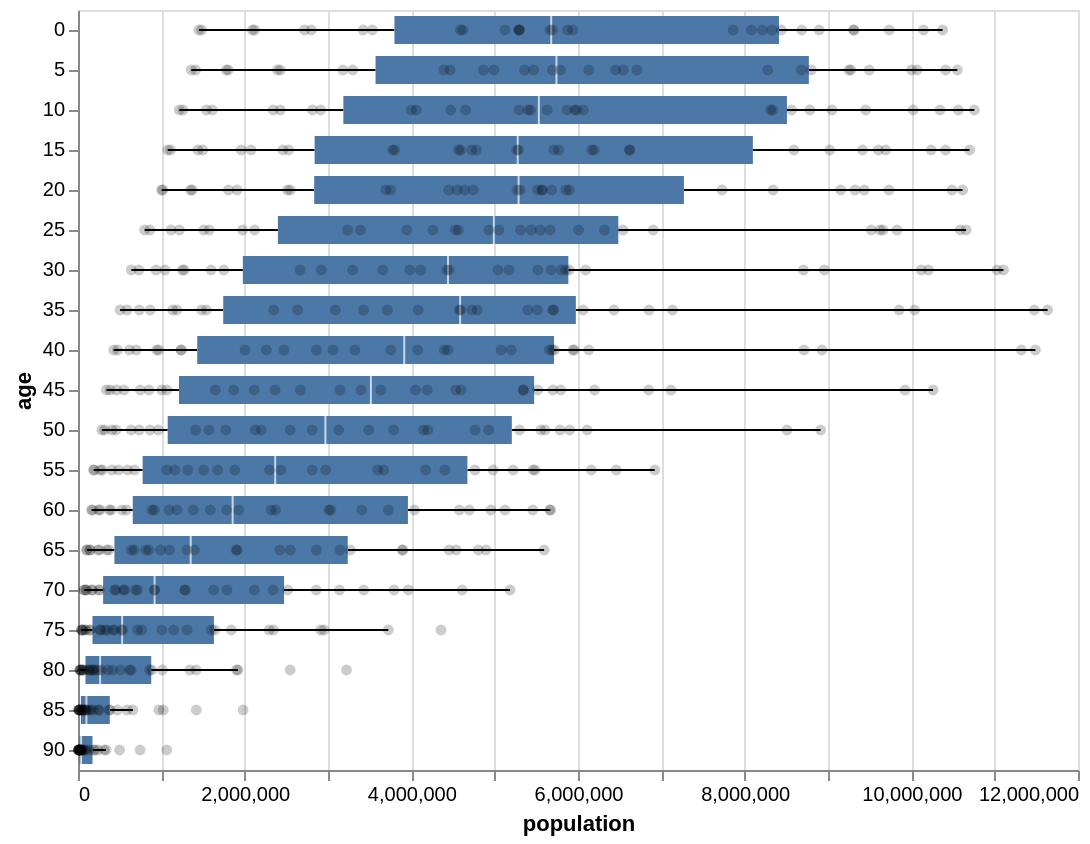

Vega-Lite specification stored for this chart:
### Vega-Lite specification from a JSON file in a GitHub repository (floating-point values rounded to 4 significant figures; data arrays with more than 128 entries replaced by an {"elided": "..."} marker saying what was removed)
{"$schema": "https://vega.github.io/schema/vega-lite/v4.json", "width": 500, "description": "A horizontal box plot showing median, min, and max in the US population distribution of age groups in 2000 and all raw data on the top.", "data": {"values": {"elided": "570 records"}}, "layer": [{"mark": {"type": "boxplot", "outliers": false}, "encoding": {"y": {"field": "age", "type": "ordinal"}, "x": {"field": "people", "type": "quantitative", "title": "population"}}}, {"mark": "circle", "encoding": {"y": {"field": "age", "type": "ordinal"}, "x": {"field": "people", "type": "quantitative", "title": "population"}, "color": {"value": "black"}, "opacity": {"value": 0.2}}}]}
